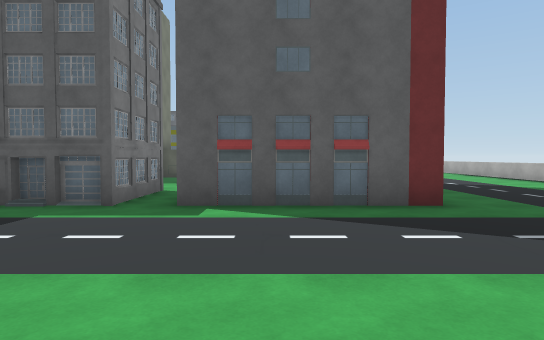
view 1 (above)

24 first-person views from a walk through a scene from a Unity 3-D project. The camera is 1.4 m above the floor, tilts 2° down and sees 75° across. The floor is counted in squares, 2 m on a side. Each view is taken from the middle of a square. On the plan, view 1 faces up. The plan holds only what a view shows up to about 11 squares ahead; the rest is blank. The place goes on beyond the plan. Some surface patterns are stand-ins.

view 2
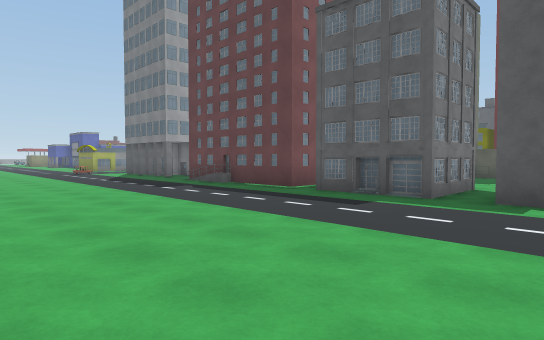

view 3
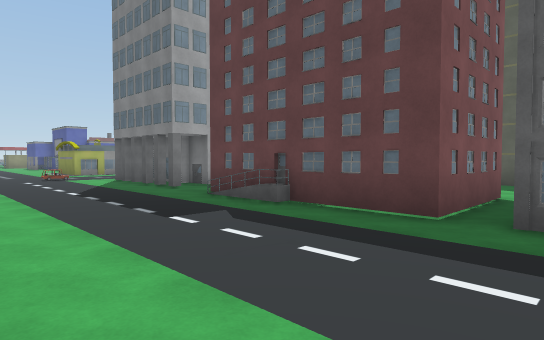

view 4
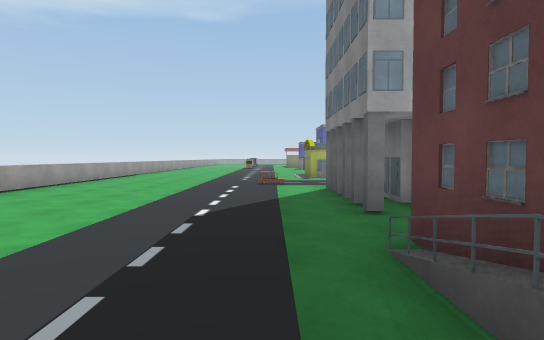

view 5
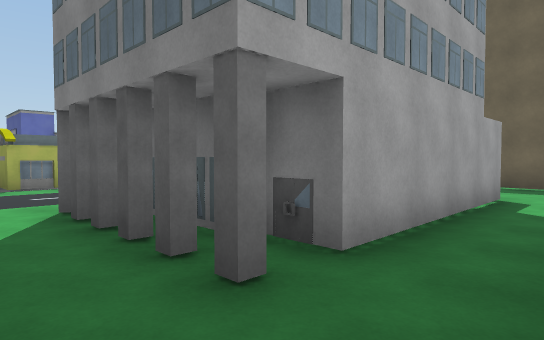

view 6
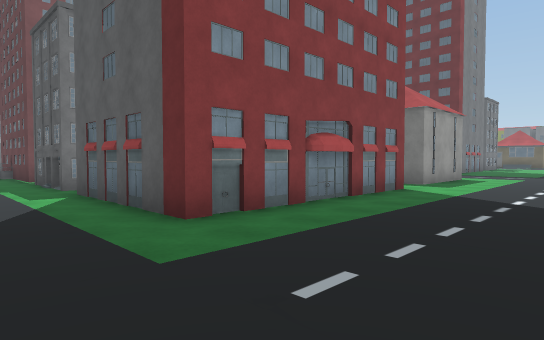

view 7
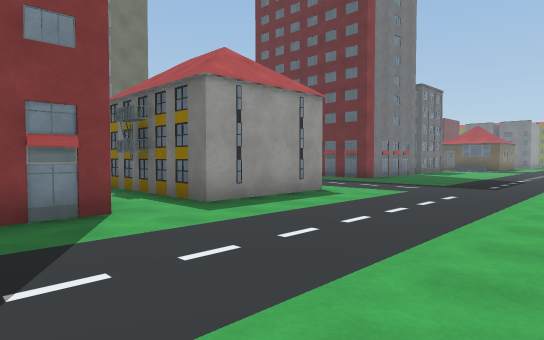

view 8
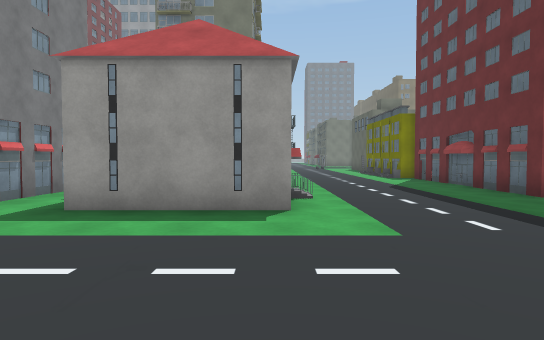

view 9
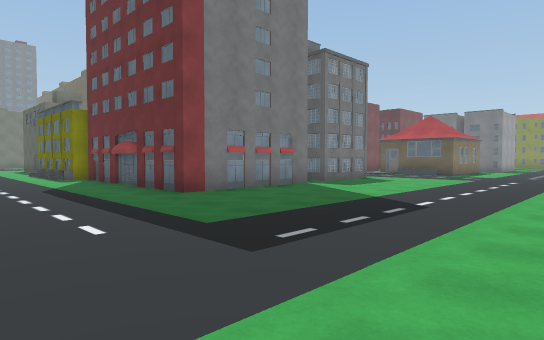

view 10
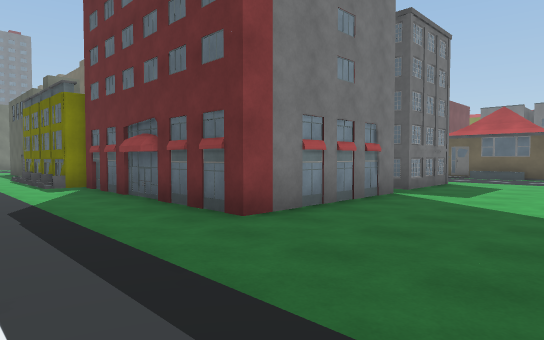

view 11
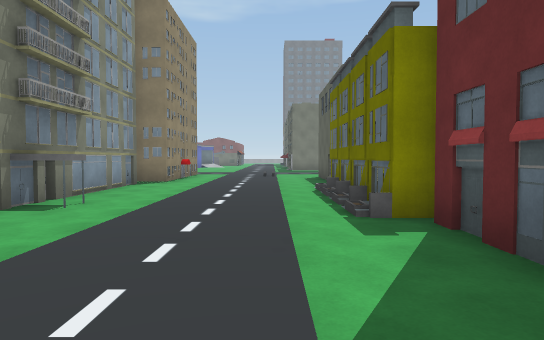

view 12
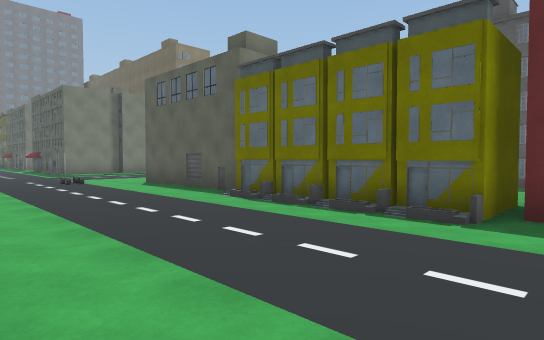

view 13
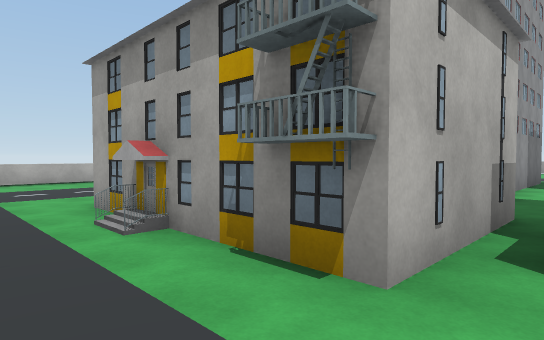

view 14
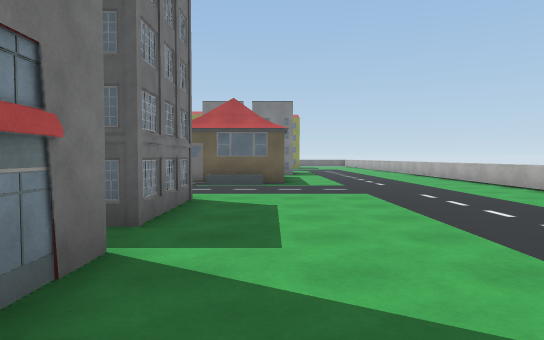

view 15
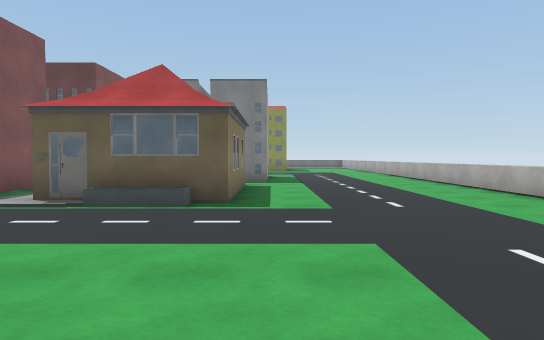

view 16
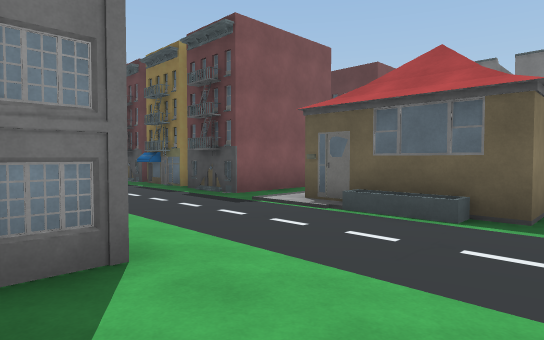

view 17
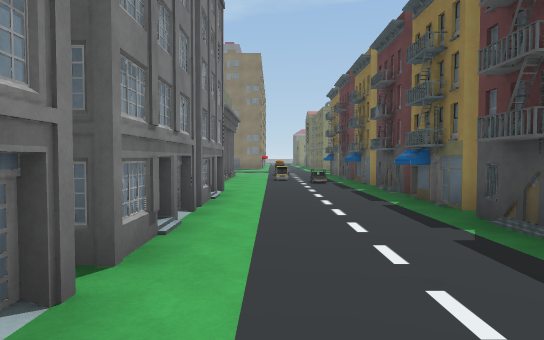

view 18
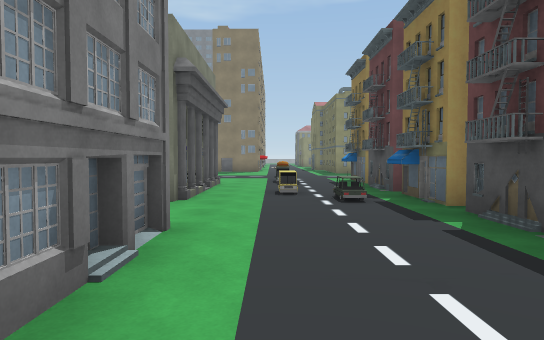

view 19
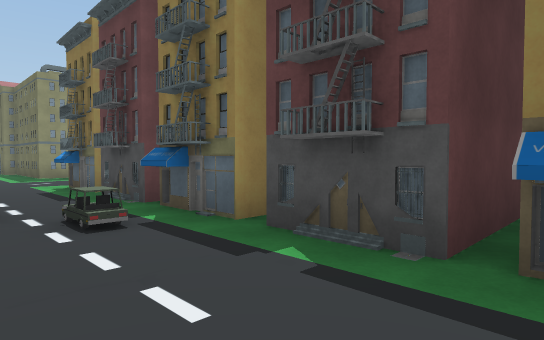

view 20
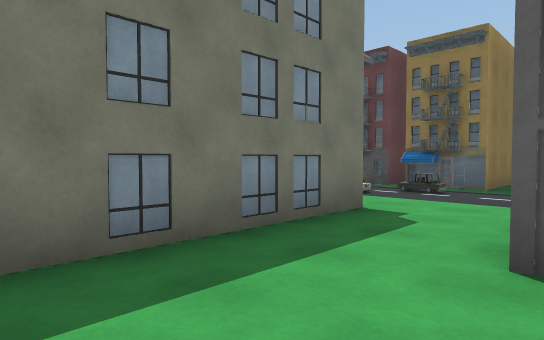

view 21
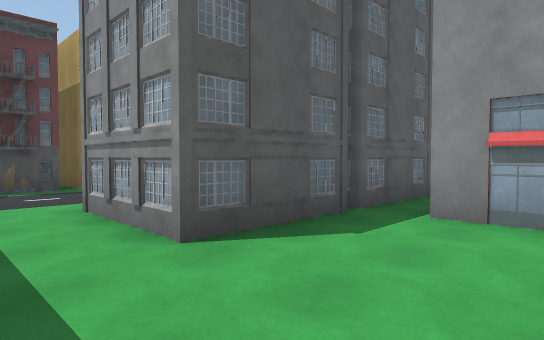

view 22
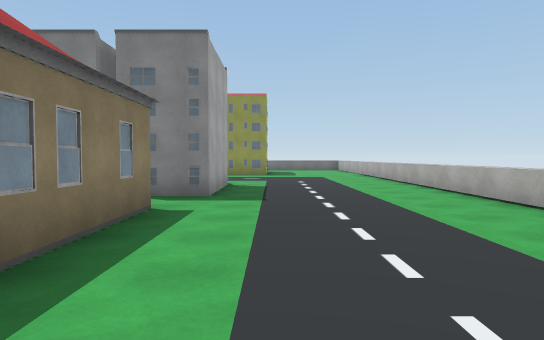

view 23
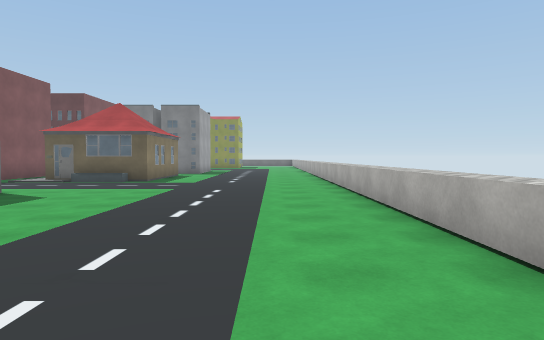

view 24
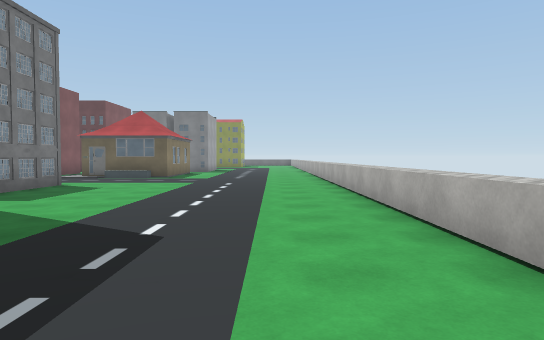

### Floor plan
Key: @ floor where view 1 was taken; # wall or solid block; . main floor; : floor 0.25 m higher than the main floor; / step, stairs or slope; ^ raised ledge; B building; O other object.
Columns run from 15 left of view 1 to 8 right of it. Each row starts with its distance up from view 1.
 36            BB   O#O....^
 35                  O.....^
 34                  #.....^
 33       ###   #.   #.....^
 32       ####  #.   #.....^
 31 ####.###B####. B##.....^
 30 B....B...B..B.../......^
 29 .....O.................^
 28 .O..O..................^
 27 ........B##B#.B#.......^
 26  #####..### #  #.......^
 25      #..#####  #.......^
 24      #.......  ........^
 23      #.....     .......^
 22      #.....     .......^
 21      #BBBB#     .......^
 20 .##########B####.......^
 19 ....../////............
 18 .......................
 17 .......................
 16  ......................^
 15   B##....B...#####.....^
 14     ###### B #   #.....^
 13    ..    # B #   #.....^
 12    ..    #   ..B.......
 11     .    .  .. ........^
 10    B.    .  ..   #.....^
  9    B.    .  ..   #.....
  8     ..   #.  .#  B....
  7     ..   #.  .#  #....
  6 BBBB..  ##.  .#  #....
  5 ......:B#..#B.........
  4 ......................
  3 ......................
  2 ..................
  1 .................
  0 .... ..........@
 -1 ...        .....
 -2 ^^

Where each view was taken, in squares from view 1:
view 1: 0 up, 0 right, facing up
view 2: 1 down, 0 right, facing up-left
view 3: 1 up, 4 left, facing up-left
view 4: 4 up, 7 left, facing left
view 5: 4 up, 10 left, facing up-left
view 6: 3 up, 6 right, facing up-left
view 7: 9 up, 7 right, facing up-left
view 8: 15 up, 7 right, facing left
view 9: 16 up, 7 right, facing up-left
view 10: 17 up, 4 right, facing up-left
view 11: 18 up, 1 left, facing left
view 12: 15 up, 4 left, facing up-left
view 13: 17 up, 3 left, facing down-right
view 14: 21 up, 2 right, facing up
view 15: 25 up, 3 right, facing up
view 16: 26 up, 3 right, facing up-left
view 17: 28 up, 0 right, facing left
view 18: 28 up, 4 left, facing left
view 19: 28 up, 6 left, facing up-left
view 20: 22 up, 7 left, facing up-left
view 21: 22 up, 9 left, facing up-right
view 22: 29 up, 4 right, facing up
view 23: 20 up, 6 right, facing up
view 24: 18 up, 6 right, facing up
